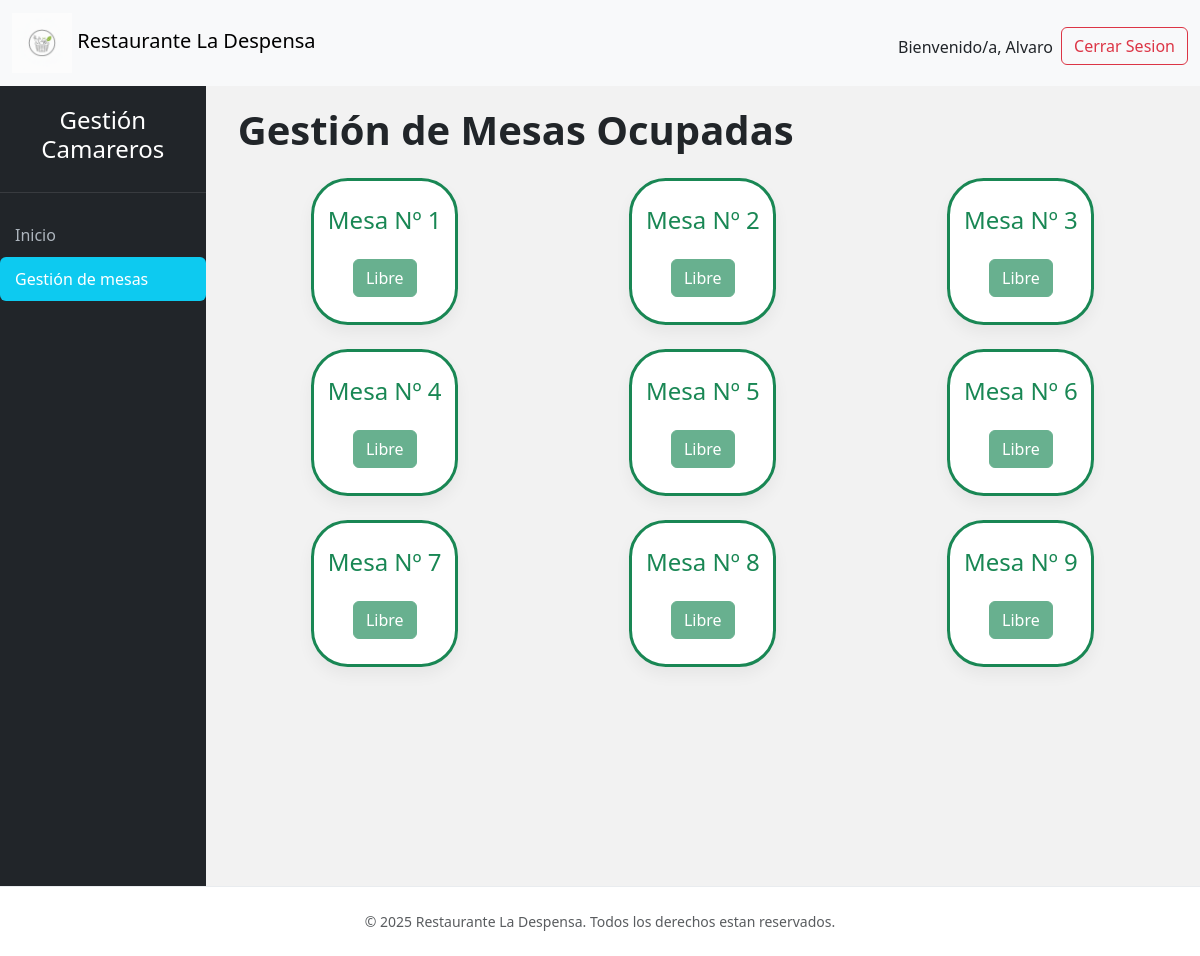
/camareros/gestionarmesas.php (signed in), run on the app's committed database.
### tables this page shows
CREATE TABLE `mesa` (
  `nmesa` int(11) NOT NULL,
  `estado` tinyint(1) NOT NULL
);

### camareros/gestionarmesas.php (the view, shortened to what this page needs)
<?php
include("../conexion.php");
?>
<!doctype html>
<html lang="es">
<head>
    <?php
    include("../head.php");
    ?>
</head>
<body>
    <?php
    include("../nav.php");
    ?>
    <div class="wrapper">
        <?php
        include("navbar.php");
        ?>
        <div id="content">
            <div class="container-fluid card-container">
                <h1 class=" mb-5 fw-bold text-dark">
                    Gestión de Mesas Ocupadas
                </h1>
                <div class="row g-4 justify-content-center">
                    <?php
                    $consulta_mesa = "SELECT * FROM mesa";
                    $result1 = mysqli_query($conn, $consulta_mesa);
                    while ($row1 = mysqli_fetch_array($result1)) {
                        $estado = $row1['estado'];
                        $idmesa = $row1['nmesa'];
                        switch ($estado) {
                                case 0:
                                    $clase_estado = 'mesa-disponible';
                                    $texto_btn = 'Libre';
                                    $btn_clase = 'btn-success disabled';
                                    break;
                            }
                    ?>
                         <div class="col-12 col-sm-6 col-md-4 m-0 d-flex justify-content-center">
                                <div class="card <?php echo $clase_estado; ?>">
                                    <?php
                                    if ($estado == 0) {
                                    ?>
                                        <div class="d-flex flex-column align-items-center">
                                            <h4 class="card-title mb-4">Mesa Nº <?php echo $idmesa;?></h4>
                                            <button type="submit" class="btn btn-md <?php echo $btn_clase; ?>"><?php echo $texto_btn; ?></button>
                                    </div>
                                    <?php
                                    }
                                    ?>
                                </div>
                            </div>
                    <?php
                    }
                    ?>
                </div>
            </div>
        </div>
    </div>
    <?php
    include("../footer.php");
    ?>
</body>
</html>

### styles.css (style rules this page uses)
body { display: flex; min-height: 100vh; flex-direction: column; background-color: #f8f9fa; background: linear-gradient(rgba(0, 0, 0, 0.05), rgba(0, 0, 0, 0.05)); margin: 0; }
.wrapper { display: flex; flex: 1; }
#content { width: 100%; padding: 20px; min-height: 100vh; transition: all 0.3s; }
.card { border: none; box-shadow: 0 0.5rem 1rem rgba(0, 0, 0, 0.05); margin-bottom: 1.5rem; }

### camareros/gestionarmesas.php (style rules this page uses)
.card { width: 50%; aspect-ratio: 0.5 / 0.5; display: flex; flex-direction: column; justify-content: center; align-items: center; border-radius: 25%; border: 3px solid transparent; box-shadow: 0 0.5rem 1rem rgba(0, 0, 0, 0.05); transition: all 0.2s ease-in-out; cursor: pointer; }
.mesa-disponible { border-color: #198754; }
.mesa-disponible .card-title { color: #198754 !important; }
.mesa-disponible .btn { background-color: #198754; border-color: #198754; }

### data on the page
mesa: nmesa "1", estado "Libre"
mesa: nmesa "2", estado "Libre"
mesa: nmesa "3", estado "Libre"
mesa: nmesa "4", estado "Libre"
mesa: nmesa "5", estado "Libre"
mesa: nmesa "6", estado "Libre"
mesa: nmesa "7", estado "Libre"
mesa: nmesa "8", estado "Libre"
mesa: nmesa "9", estado "Libre"

### other printed values
$_SESSION['nombre'] "Alvaro"
